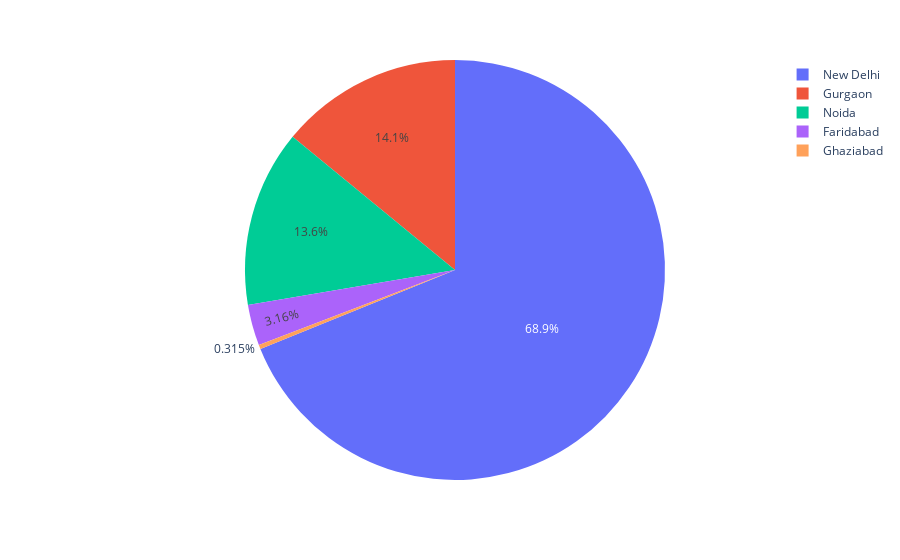

The code cell stored with this chart in its notebook:
### Markdown cell above
**`Question:`**
- What are the top 5 cities in the India who had most stores?

### Code cell
import plotly.express as px
fig = px.pie(final_df['City'].value_counts().head(5),
             values=final_df['City'].value_counts().head(5).values, 
             names=final_df['City'].value_counts().head(5).index)
fig.show()

### Figure 1 — Plotly figure (JSON) as saved in the notebook; plotly's stock layout.template omitted (floating-point values rounded to 4 significant figures)
{"data": [{"domain": {"x": [0, 1], "y": [0, 1]}, "hovertemplate": "label=%{label}<br>value=%{value}<extra></extra>", "labels": ["New Delhi", "Gurgaon", "Noida", "Faridabad", "Ghaziabad"], "legendgroup": "", "name": "", "showlegend": true, "type": "pie", "values": [5473, 1118, 1080, 251, 25]}], "layout": {"legend": {"tracegroupgap": 0}, "margin": {"t": 60}}}
